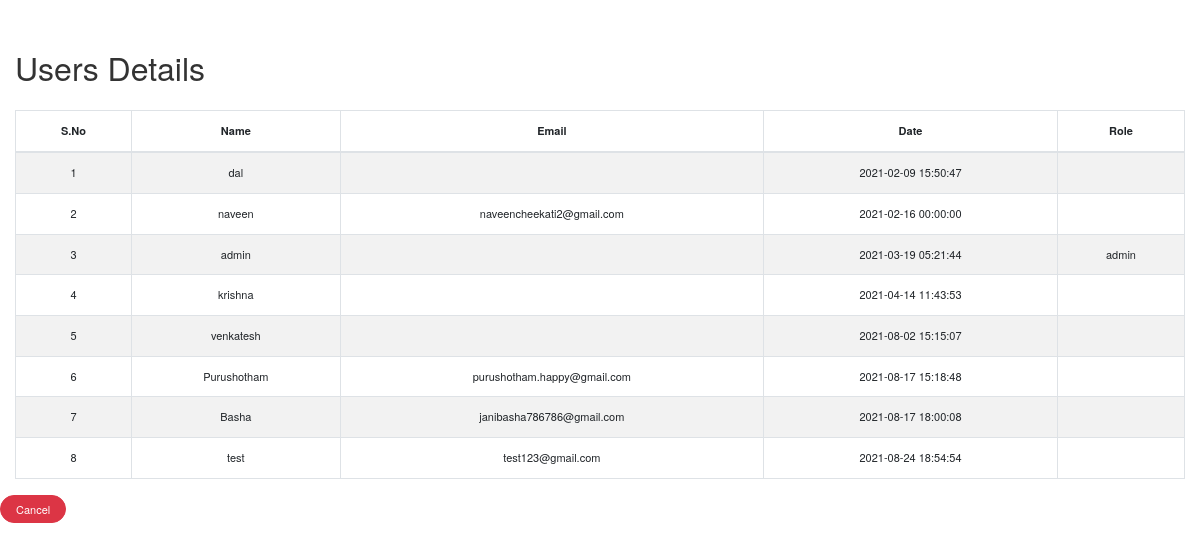
/users.php, run on an earlier commit of the app's database.
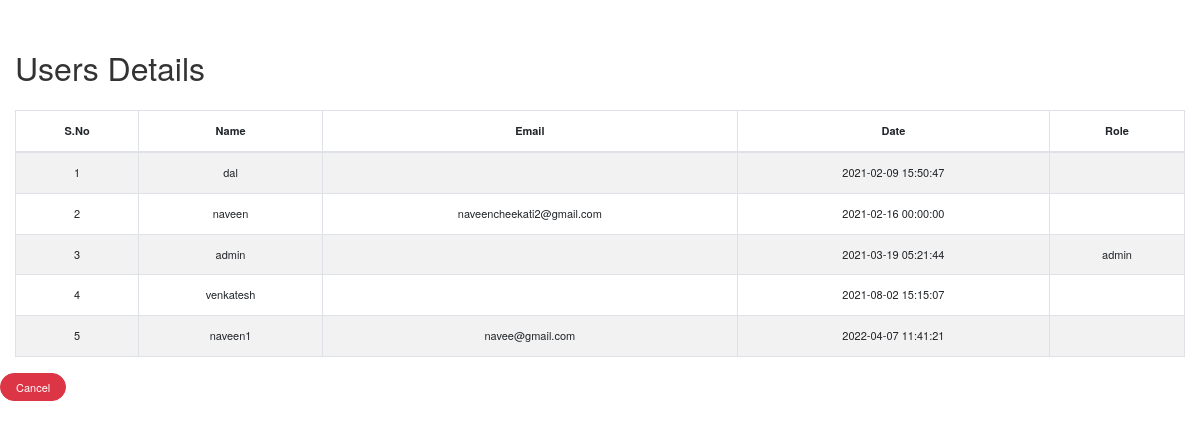
And on a later commit of the database.
### tables this page shows
CREATE TABLE `users` (
  `id` int(11) NOT NULL AUTO_INCREMENT,
  `username` varchar(50) NOT NULL,
  `password` varchar(255) NOT NULL,
  `created_at` datetime DEFAULT CURRENT_TIMESTAMP,
  `role` varchar(255) DEFAULT NULL,
  `mail` varchar(255) DEFAULT NULL,
  PRIMARY KEY (`id`),
  UNIQUE KEY `username` (`username`)
);

### users.php (the view, shortened to what this page needs)
<!DOCTYPE html>
<html lang="en">
<head>
    <link rel="stylesheet" href="https://stackpath.bootstrapcdn.com/bootstrap/4.5.2/css/bootstrap.min.css">
    <link rel="stylesheet" href="https://maxcdn.bootstrapcdn.com/font-awesome/4.7.0/css/font-awesome.min.css">
</head>
<body>
    <div class="wrapper">
        <div class="container-fluid">
            <div class="row">
                <div class="col-md-12">
                    <div class="mt-5 mb-3 clearfix">
                        <h2 class="pull-left">Users Details</h2>
                    </div>
                    <?php
                    require_once "config.php";
                    $sql = "SELECT * FROM users";
                    if($result = mysqli_query($link, $sql)){
                        if(mysqli_num_rows($result) > 0){
                            echo '<table class="table table-bordered table-striped">';
                                echo "<thead>";
                                    echo "<tr>";
                                        echo "<th>S.No</th>";
                                        echo "<th>Name</th>";
                                        echo "<th>Email</th>";
                                        echo "<th>Date</th>";
                                        echo "<th>Role</th>";
                                    echo "</tr>";
                                echo "</thead>";
                                echo "<tbody>";
                                $i=1;
                                while($row = mysqli_fetch_array($result)){
                                    echo "<tr>";
                                        echo "<td>" . $i . "</td>";
                                        echo "<td>" . $row['username'] . "</td>";
                                        echo "<td>" . $row['mail'] . "</td>";
                                        echo "<td>" . $row['created_at'] . "</td>";
                                        echo "<td>" . $row['role'] . "</td>";
                                    echo "</tr>";
                                    $i++;}
                                echo "</tbody>";
                            echo "</table>";
                        } else{
                            echo '<div class="alert alert-danger"><em>No records were found.</em></div>';
                        }
                    } else{
                        echo "Oops! Something went wrong. Please try again later.";
                    }
                    ?>
                </div>
                <a href="welcome.php" class="btn btn-danger">Cancel</a>
            </div>
        </div>
    </div>
</body>
</html>

### users.php (style rules this page uses)
.btn { display: inline-block; padding: 5px 15px; margin-bottom: 0; font-size: 100%; font-weight: normal; line-height: 1.5; border: 1% solid transparent; border-radius: 150px; }
body { font-family: "Helvetica Neue", Helvetica, Arial, sans-serif; font-size: 11px; line-height: 1.42857143; color: #333; background-color: #fff; }
body { font: 12px ; text-align: center; }

What changed in the data, as far as the page shows it:
removed users: username "krishna", created_at "2021-04-14 11:43:53"
removed users: username "Purushotham", mail "purushotham.happy@gmail.com", created_at "2021-08-17 15:18:48"
removed users: username "Basha", mail "janibasha786786@gmail.com", created_at "2021-08-17 18:00:08"
removed users: username "test", mail "test123@gmail.com", created_at "2021-08-24 18:54:54"
added users: username "naveen1", mail "navee@gmail.com", created_at "2022-04-07 11:41:21"
